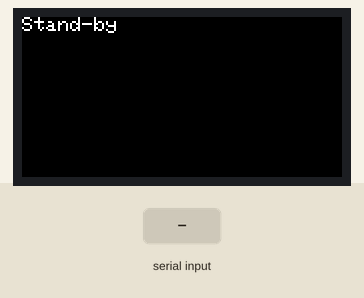
This sketch was run on a simulated ESP32. On the bench: 160×80 colour display. The test bench sets the inputs (shaded band). What the sketch prints to the serial monitor is not drawn.

Above: at 2.0 s.
2.1 s: "Select Mode [" received over the second serial link
4.0 s: "OK" received over the second serial link
At 5.0 s:
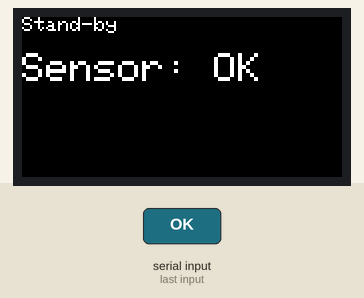
5.5 s: "90,45\n" received over the second serial link
At 6.2 s:
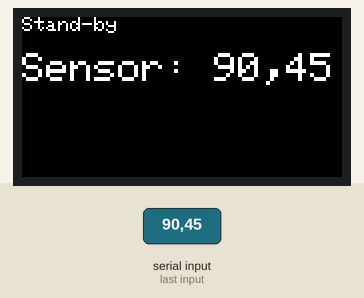
7.0 s: "Select Mode [" received over the second serial link
At 7.4 s:
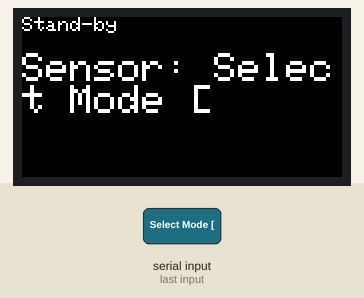
8.5 s: "5\n" received over the second serial link
At 9.6 s:
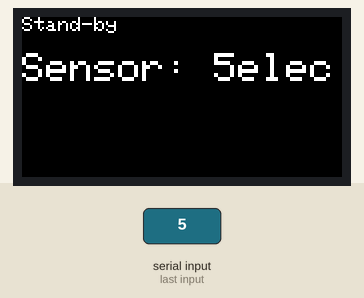
10.0 s: "1,90,45\n" received over the second serial link
At 10.9 s:
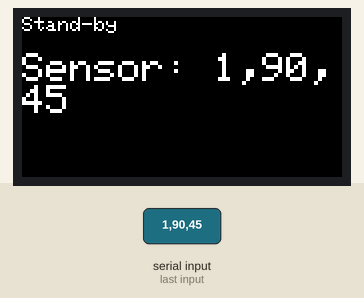
Timing chart, 0 to 12.5 s (numbered marks = the images above; inputs shaded):
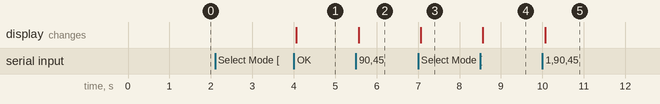

Measured:
- after the input at 2.1 s, every drawn part: stays the same
- after the input at 4.0 s, the display: changes after 0.06 s (image 1)
- after the input at 5.5 s, the display: changes after 0.06 s (image 2)
- after the input at 7.0 s, the display: changes after 0.07 s (image 3)
- after the input at 8.5 s, the display: changes after 0.06 s (image 4)
- after the input at 10.0 s, the display: changes after 0.06 s (image 5)

The sketch:

Patient_Device_Arduino.ino
```cpp
#include <M5StickC.h>
#include "LoRa.h"

void LoRa_read() {
  if (Serial2.available()) Serial.print("from LoRa: ");
  while (Serial2.available()) {
    char c = Serial2.read();
    if (c < 0x80) Serial.write(c);
    delay(1);
  }
}

void LoRa_write(char msg[]) {
  Serial2.write(msg);
  Serial.print("to LoRa: ");
  Serial.print(msg);
  delay(500);
  LoRa_read();
}

void setup() {
  M5.begin();             //Init M5StickC.  初始化M5StickC
  M5.Lcd.setRotation(3);  //Rotate the screen.  旋转屏幕
  M5.Lcd.println("Stand-by");
  delay(10);
  Serial.begin(115200);
  if (LoRaInit() < 0) Serial.print("LoRa Error");
}

void loop() {

  // Receive LoRa message from Raspberry Pi 4
  if (Serial2.available() > 0) {
    // Read the message into a string
    String publishMsg = Serial2.readString();

    // Create a new string with the format "Sensor: <data>\r\n"
    String LoRaMsg = "Sensor: " + publishMsg + "\r\n";

    // Initialize an array to store substrings and a counter for the number of substrings
    String strs[20];
    int StringCount = 0;

    // Split the publishMsg string into substrings using the '&' separator
    while (publishMsg.length() > 0) {
      int index = publishMsg.indexOf('&');

      // If there are no '&' symbols left, store the remaining string and exit the loop
      if (index == -1)  // No '&' found
      {
        strs[StringCount++] = publishMsg;
        break;
      }
      // If '&' is found, store the substring before it and update the publishMsg string
      else {
        strs[StringCount++] = publishMsg.substring(0, index);
        publishMsg = publishMsg.substring(index + 1);
      }
    }

    int BP_VALUE = strs[1].toInt();    // BP
    int SPO2_VALUE = strs[2].toInt();  // SPO2

    // Check if BP >=150 or BP <60
    // OR
    // Check if SPO2 < 60
    if ((BP_VALUE >= 150 || BP_VALUE < 60) || SPO2_VALUE <= 88) {
      // Calculate the length of the LoRa message
      int str_len = LoRaMsg.length() + 1;

      // Convert the LoRaMsg string to a character array
      char char_array[str_len];
      LoRaMsg.toCharArray(char_array, str_len);

      //Fill the screen with black (to clear the screen).  将屏幕填充黑色(用来清屏)
      M5.lcd.fillRect(0, 20, 100, 60, BLACK);
      M5.lcd.setCursor(0, 18);
      M5.Lcd.setTextSize(2);
      M5.Lcd.println(char_array);

      // Send LoRa message to LoRa device at MQTT Broker
      LoRa_write(char_array);
      LoRa_read();
    }
  }
}
```

LoRa.cpp
```cpp
//
//  920MHz LoRa/FSK RF module ES920LR3
//  for M5Stack
//

//#define CORE  // M5Stack core
//#define KIT   // M5Stack ATOM KIT
#define HAT  // M5StickC HAT
//#define UNIT  // M5Stack GROVE Unit


#if defined(CORE)
#include <M5Stack.h>
#define RX_pin 16
#define TX_pin 17
int reset_pin = 13;

#elif defined(KIT)
#include <M5Atom.h>
#define RX_pin 22
#define TX_pin 19
int reset_pin = 23;

#elif defined(HAT)
#include <M5StickC.h>
#define RX_pin 26
#define TX_pin 0

#elif defined(UNIT)
#include <M5StickC.h>
#define RX_pin 33
#define TX_pin 32

#endif

#include "LoRa.h"

#if defined(CORE) || defined(KIT)
void LoRaReset() {
  pinMode(reset_pin, OUTPUT);  // NRST "L"
  digitalWrite(reset_pin, LOW);
  delay(10);
  pinMode(reset_pin, INPUT);  // NRST open
}
#elif defined(HAT) || defined(UNIT)
void LoRaReset() {
  pinMode(RX_pin, OUTPUT);
  pinMode(TX_pin, OUTPUT);
  digitalWrite(RX_pin, LOW);
  digitalWrite(TX_pin, LOW);
  delay(1000);
  pinMode(RX_pin, INPUT);
  pinMode(TX_pin, INPUT);
}
#endif

void LoRaConfigMode() {
  String rx;
  while (1) {
    LoRaReset();
    Serial2.setTimeout(50);
    Serial2.begin(115200, SERIAL_8N1, RX_pin, TX_pin);
    delay(50);
    rx = Serial2.readString();
    Serial.println(rx);
    if (rx.indexOf("Select Mode [") >= 0) break;
    LoRaCommand("config");
    delay(100);
  }
}


int LoRaCommand(String s) {
  String rx;
  Serial2.print(s);
  Serial2.print("\r\n");
  Serial2.flush();
  Serial.println(s);
  Serial.flush();
  delay(10);
  rx = Serial2.readString();
  Serial.print(rx);
  return (rx.indexOf("OK"));
}

// LoRa Configurations Used:
// Spread Factor: 7
// Channel: 10
// Pan ID: 0001
// ID used for Gateway device: 0001
// ID used for Raspberry Pi 4s: 0011 - 0020
// IDs used for Sensor Devices (M5StickC): 0021 - 0030
// IDs used for Nurse Devices: 0031 - 0040

// Sensor Device Configurations
int LoRaInit() {
  LoRaConfigMode();
  if (LoRaCommand("2") < 0) return (-1);       // processor mode
  if (LoRaCommand("c 7") < 0) return (-1);     // spread factor
  if (LoRaCommand("d 10") < 0) return (-1);    // channel
  if (LoRaCommand("e 0001") < 0) return (-1);  // PAN ID
  if (LoRaCommand("f 0022") < 0) return (-1);  // own ID
  if (LoRaCommand("g 0001") < 0) return (-1);  // broadcast
  if (LoRaCommand("l 2") < 0) return (-1);
  if (LoRaCommand("z") < 0) return (-1);       // start
  return (0);
}
```

LoRa.h
```cpp
//
//  920MHz LoRa/FSK RF module ES920LR3
//  for M5Stack
//

#ifndef LoRa_h
#define LoRa_h

int LoRaInit();
void LoRaConfigMode();
int LoRaCommand(String s);

#endif
```
